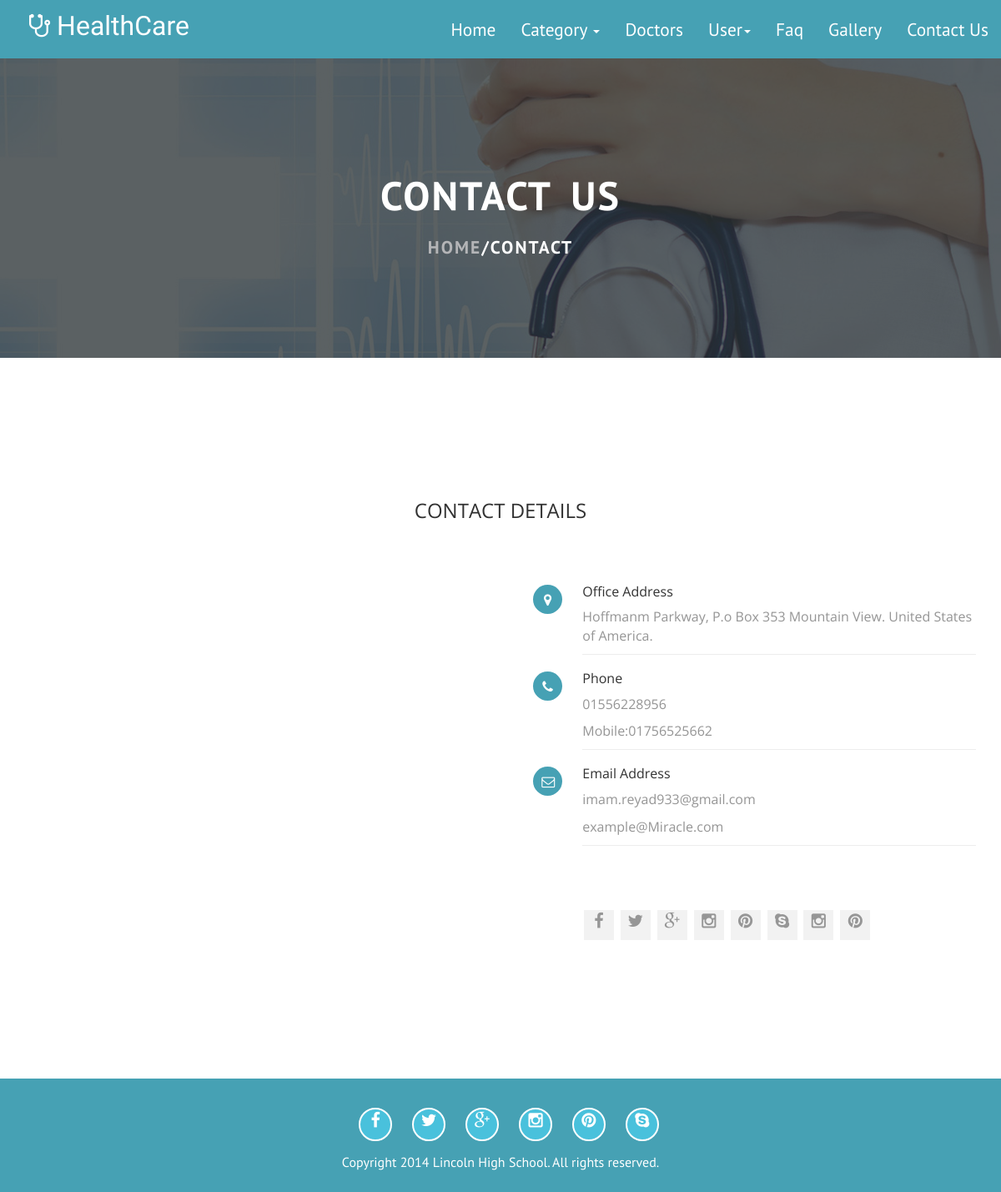
The page /contact.php on the database its author committed.
### tables this page shows
CREATE TABLE `tbl_contact` (
  `id` int(11) NOT NULL,
  `address` text NOT NULL,
  `number1` varchar(20) NOT NULL,
  `number2` varchar(20) NOT NULL,
  `email` varchar(100) NOT NULL
);

CREATE TABLE `tbl_footer` (
  `id` int(11) NOT NULL,
  `footer_name` varchar(250) NOT NULL
);

### class/config.php (called while the page is built, shortened)
<?php
class Connect{
            function __construct() {
       $server='localhost';
       $sql='root';
       $password='';
       $db='hospital _management';
       $this->connect=  mysqli_connect($server, $sql, $password, $db);
    }
}
?>

### class/fontend_function.php (called while the page is built, shortened)
<?php
require 'config.php';
class fontend_function extends Connect {
    public function select_footer() {
        $query = 'SELECT * FROM tbl_footer ORDER BY id DESC LIMIT 1';
        $result = mysqli_query($this->connect, $query);
        if ($result) {
            return $result;
        }
    }
    public function select_contact() {
        $query = 'SELECT * FROM tbl_contact ORDER BY id DESC LIMIT 1';
        $result = mysqli_query($this->connect, $query);
        if ($result) {
            return $result;
        }
    }
}
?>

### contact.php (the view, shortened to what this page needs)
<?php
require 'class/fontend_function.php';
$index_objjs = new fontend_function();
$dataa = $index_objjs->select_contact();
?>
<?php
include './include/head.php';
?>
<body>
<?php
include './include/nav.php';
?>
    <section id= "contact" class="text-center contact-section">
        <div class="contact-wrapper section-wrapper">
            <div class="container">
                <div class= "row">
                    <h2 class="contact-headline"><span>Contact US</span></h2>
                </div>
                <div class="row">
                    <div class="sub-headline">
                        <span><a href="index.php" style="color:rgb(180,181,183)">Home</a>/contact</span>
                    </div>
                </div>
            </div>
        </div>
    </section>
    <section class="contact-content">
        <div class="container">
            <div class="row">
                <h2 class='text-center contact-details-heading'>Contact Details</h2>
                <div class="col-md-6">
                </div>
                <div class="col-md-6 contact-address">
                    <div class="contact-block clearfix">
                        <div class="left-block">
                            <i class="fa fa-map-marker"></i>
                        </div>
                        <div class="right-block">
<?php
$row = mysqli_fetch_assoc($dataa);
?>
                            <h4 class="contact-block-heading">Office Address</h4>
                            <p class="contact-block-paragrap"><?php echo $row['address']; ?></p>
                        </div>
                    </div>
                    <div class="contact-block clearfix">
                        <div class="left-block">
                            <i class="fa fa-phone"></i>
                        </div>
                        <div class="right-block">
                            <h4 class="contact-block-heading">Phone</h4>
                            <p class="contact-block-paragrap"><?php echo $row['number1']; ?></p>
                            <p class="contact-block-paragrap">Mobile:<?php echo $row['number2']; ?></p>
                        </div>
                    </div>
                    <div class="contact-block clearfix">
                        <div class="left-block">
                            <i class="fa fa-envelope-o"></i>
                        </div>
                        <div class="right-block">
                            <h4 class="contact-block-heading">Email Address</h4>
                            <p class="contact-block-paragrap"><?php echo $row['email']; ?></p>
                            <p class="contact-block-paragrap">example@Miracle.com</p>
                        </div>
                    </div>
                    <ul class="contact left-align-contact">
                        <li class= "socials-icons socials-icons-square text-center">
                            <a href="http://www.facebook.com" data-toggle="tooltip" title="Share in Facebook" class=""><i class="fa fa-facebook"></i></a>
                        </li>
                        <li class= "socials-icons socials-icons-square text-center">
                            <a href="#" data-toggle="tooltip" title="Share in Twitter" class=""><i class="fa fa-twitter"></i></a>
                        </li>
                        <li class= "socials-icons socials-icons-square text-center">
                            <a href="#" data-toggle="tooltip" title="Share in Google +" class=""><i class="fa fa-google-plus"></i></a>
                        </li>
                        <li class= "socials-icons socials-icons-square text-center">
                            <a href="#" data-toggle="tooltip" title="Share in Instagram" class=""><i class="fa fa-instagram"></i></a>
                        </li>
                        <li class= "socials-icons socials-icons-square text-center">
                            <a href="#" data-toggle="tooltip" title="Share in Pinterest" class=""><i class="fa fa-pinterest"></i></a>
                        </li>
                        <li class= "socials-icons socials-icons-square text-center">
                            <a href="#" data-toggle="tooltip" title="Connect with Skype" class=""><i class="fa fa-skype"></i></a>
                        </li>
                        <li class= "socials-icons socials-icons-square text-center">
                            <a href="#" data-toggle="tooltip" title="Share in Instagram" class=""><i class="fa fa-instagram"></i></a>
                        </li>
                        <li class= "socials-icons socials-icons-square text-center">
                            <a href="#" data-toggle="tooltip" title="Share in Pinterest" class=""><i class="fa fa-pinterest"></i></a>
                        </li>
                    </ul>
                </div>
            </div>
        </div>
    </section>
<?php
include './include/footer.php';
?>

### include/footer.php (shortened to what this page needs)
<?php
$index_obj = new fontend_function();
$footer = $index_obj->select_footer();
$data = mysqli_fetch_assoc($footer);
?>
<section id="footer">
    <div class="container">
        <div class="row">
            <div class="col-md-6 col-md-offset-3">
                <ul class="text-center contact">
                    <li class= "socials-icons">
                        <a href="http://www.facebook.com" target="_blank" data-toggle="tooltip" title="Share in Facebook" class="facebook"><i class="fa fa-facebook"></i></a>
                    </li>
                    <li class= "socials-icons">
                        <a href="http://www.twitter.com" target="_blank" data-toggle="tooltip" title="Share in Twitter" class="twitter"><i class="fa fa-twitter"></i></a>
                    </li>
                    <li class= "socials-icons">
                        <a href="https://plus.google.com/" target="_blank"  data-toggle="tooltip" title="Share in Google +" class="google-plus"><i class="fa fa-google-plus"></i></a>
                    </li>
                    <li class= "socials-icons">
                        <a href="#" data-toggle="tooltip" title="Share in Instagram" class="instagram"><i class="fa fa-instagram"></i></a>
                    </li>
                    <li class= "socials-icons">
                        <a href="#" data-toggle="tooltip" title="Share in Pinterest" class="pinterest"><i class="fa fa-pinterest"></i></a>
                    </li>
                    <li class= "socials-icons">
                        <a href="#" data-toggle="tooltip" title="Connect with Skype" class="skype"><i class="fa fa-skype"></i></a>
                    </li>
                </ul>
            </div>
        </div>
        <div class="row">
            <div class="col-md-12">
                <div class="copy-right-text text-center">
                    <?php
                    echo $data['footer_name'];
                    ?>
                </div>
            </div>
        </div>
    </div>
</section>

### assets/css/main.css (style rules this page uses)
* { outline: none !important; }
ul li { list-style: none; display: inline-block; }
li a { text-decoration: none; }
a { color: darkcyan; }
p { font-family: 'Dosis', sans-serif; font-size: 17px; }
h1, h2, h3, h4, h5, h6 { font-family: 'PT Sans', sans-serif; font-weight: 300; }
.section-wrapper { background-color: rgba(45, 53, 56, 0.78); padding: 78px 0px; margin-top: 65px; }
li:last-child { border-right: transparent; }
.widget h4, { background: url("../img/title-bg.png") repeat-x scroll 0 4px rgba(0, 0, 0, 0); font-weight: bold; margin-bottom: 10px; margin-top: 0; }
.doctors-section .doctors-headline,.contact-section .contact-headline { font-size: 36pt; text-transform: uppercase; color: #fff; padding-top: 45px; }
.sub-headline span { font-weight: 700; padding: 5px 20px; font-family: 'PT Sans', sans-serif; letter-spacing: 2px; color: #fff; }
.sub-headline { padding: 10px 0px 40px 0px; font-size: 24px; }
#contact { background: url(../img/contact.jpg) 100%; background-repeat: no-repeat; background-size: cover; position: relative; }
.gallery-title .headline,.contact-section .contact-headline { font-size: 36pt; word-spacing: 10px; }
.contact-section .contact-headline span { font-weight: 700; padding-left: 25px; padding-right: 25px; font-family: 'PT Sans', sans-serif; letter-spacing: 2px; font-size: 36pt; }
.contact-section .sub-headline { font-size: 16pt; text-transform: uppercase; color: rgb(70,161,180); }
.contact-address { margin-top: 65px; }
.left-block { float: left; width: 15%; text-align: center; }
.left-block i { font-size: 16px; padding: 10px; width: 35px; height: 35px; border-radius: 50px; background-color: #46a1b4; color: #fff; }
.right-block { float: left; width: 85%; }
.contact-block-heading { font-size: 16px; font-family: 'Open Sans',sans-serif; color: rgb(49,49,49); font-weight: 400; margin-top: 0px; }
.contact-block-paragrap { font-size: 16px; font-family: 'Open Sans',sans-serif; color: rgb(149,149,149); font-weight: 400; margin-top: 10px; }
.contact-block:after { content: ''; width: 85%; border-bottom: 1px solid #ededed; left: 15%; position: relative; margin-bottom: 20px; margin-top: 20px; }
.contact-content { margin-top: 100px; margin-bottom: 150px; }
.contact-details-heading { margin-top: 70px; font-size: 24px; font-family: 'Open Sans',sans-serif; color: rgb(49,49,49); font-weight: 400; text-transform: uppercase; }
#footer { background-color: #46A1B4; padding: 25px 0px; }
.copy-right-text { color: #fff; font-size: 16px; font-family: 'PT Sans', sans-serif; }
.contact { padding-top: 10px; padding-left: 0px; }
.left-align-contact { margin-left: 83px; margin-top: 65px; }
li.socials-icons { padding-left: 20px; }
.socials-icons a { width: 40px; height: 40px; border-radius: 50%; border: 2px solid #fff; background-color: #49C1DC; float: left; color: white; padding-top: 3px; font-size: 20px; }
li.socials-icons-square { padding-left: 0px; }
.socials-icons-square a { border-radius: 0px; background-color: rgb(242,242,242); color: rgb(150,150,150); }

### rows shown on the page
tbl_contact: address "Hoffmanm Parkway, P.o Box 353 Mountain View. United States of America.", number1 "01556228956", number2 "01756525662", email "imam.reyad933@gmail.com"
tbl_footer: footer_name "Copyright 2014 Lincoln High School. All rights reserved."
